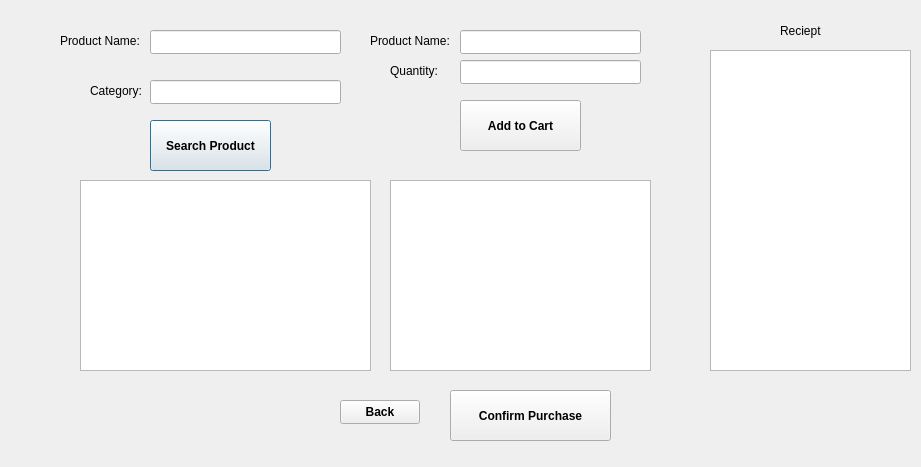
<?xml version="1.0" encoding="UTF-8"?>
<ui version="4.0">
 <class>CustomerWindow</class>
 <widget class="QDialog" name="CustomerWindow">
  <property name="geometry">
   <rect>
    <x>0</x>
    <y>0</y>
    <width>921</width>
    <height>467</height>
   </rect>
  </property>
  <property name="windowTitle">
   <string>Dialog</string>
  </property>
  <widget class="QLabel" name="productName_label">
   <property name="geometry">
    <rect>
     <x>60</x>
     <y>30</y>
     <width>91</width>
     <height>21</height>
    </rect>
   </property>
   <property name="text">
    <string>Product Name:</string>
   </property>
  </widget>
  <widget class="QLabel" name="category_label">
   <property name="geometry">
    <rect>
     <x>90</x>
     <y>80</y>
     <width>61</width>
     <height>21</height>
    </rect>
   </property>
   <property name="text">
    <string>Category:</string>
   </property>
  </widget>
  <widget class="QLabel" name="productName_label_2">
   <property name="geometry">
    <rect>
     <x>370</x>
     <y>30</y>
     <width>91</width>
     <height>21</height>
    </rect>
   </property>
   <property name="text">
    <string>Product Name:</string>
   </property>
  </widget>
  <widget class="QLineEdit" name="productName_lineEdit">
   <property name="geometry">
    <rect>
     <x>150</x>
     <y>30</y>
     <width>191</width>
     <height>24</height>
    </rect>
   </property>
  </widget>
  <widget class="QLineEdit" name="category_lineEdit">
   <property name="geometry">
    <rect>
     <x>150</x>
     <y>80</y>
     <width>191</width>
     <height>24</height>
    </rect>
   </property>
  </widget>
  <widget class="QLineEdit" name="productName_lineEdit_2">
   <property name="geometry">
    <rect>
     <x>460</x>
     <y>30</y>
     <width>181</width>
     <height>24</height>
    </rect>
   </property>
  </widget>
  <widget class="QPushButton" name="search_pushButton">
   <property name="geometry">
    <rect>
     <x>150</x>
     <y>120</y>
     <width>121</width>
     <height>51</height>
    </rect>
   </property>
   <property name="font">
    <font>
     <bold>true</bold>
    </font>
   </property>
   <property name="text">
    <string>Search Product</string>
   </property>
  </widget>
  <widget class="QPushButton" name="addtocart_pushButton">
   <property name="geometry">
    <rect>
     <x>460</x>
     <y>100</y>
     <width>121</width>
     <height>51</height>
    </rect>
   </property>
   <property name="font">
    <font>
     <bold>true</bold>
    </font>
   </property>
   <property name="text">
    <string>Add to Cart</string>
   </property>
  </widget>
  <widget class="QPushButton" name="back_pushButton">
   <property name="geometry">
    <rect>
     <x>340</x>
     <y>400</y>
     <width>80</width>
     <height>24</height>
    </rect>
   </property>
   <property name="font">
    <font>
     <bold>true</bold>
    </font>
   </property>
   <property name="text">
    <string>Back</string>
   </property>
  </widget>
  <widget class="QPushButton" name="confirmPurchase_pushButton">
   <property name="geometry">
    <rect>
     <x>450</x>
     <y>390</y>
     <width>161</width>
     <height>51</height>
    </rect>
   </property>
   <property name="font">
    <font>
     <bold>true</bold>
    </font>
   </property>
   <property name="text">
    <string>Confirm Purchase</string>
   </property>
  </widget>
  <widget class="QTextEdit" name="cart_textEdit">
   <property name="geometry">
    <rect>
     <x>390</x>
     <y>180</y>
     <width>261</width>
     <height>191</height>
    </rect>
   </property>
  </widget>
  <widget class="QTextEdit" name="search_textEdit">
   <property name="geometry">
    <rect>
     <x>80</x>
     <y>180</y>
     <width>291</width>
     <height>191</height>
    </rect>
   </property>
  </widget>
  <widget class="QLabel" name="quantity_label">
   <property name="geometry">
    <rect>
     <x>390</x>
     <y>60</y>
     <width>61</width>
     <height>21</height>
    </rect>
   </property>
   <property name="text">
    <string>Quantity:</string>
   </property>
  </widget>
  <widget class="QLineEdit" name="quantity_lineEdit">
   <property name="geometry">
    <rect>
     <x>460</x>
     <y>60</y>
     <width>181</width>
     <height>24</height>
    </rect>
   </property>
  </widget>
  <widget class="QTextEdit" name="reciept_textEdit">
   <property name="geometry">
    <rect>
     <x>710</x>
     <y>50</y>
     <width>201</width>
     <height>321</height>
    </rect>
   </property>
  </widget>
  <widget class="QLabel" name="reciept_label">
   <property name="geometry">
    <rect>
     <x>780</x>
     <y>20</y>
     <width>51</width>
     <height>21</height>
    </rect>
   </property>
   <property name="text">
    <string>Reciept</string>
   </property>
  </widget>
 </widget>
 <resources/>
 <connections/>
</ui>
